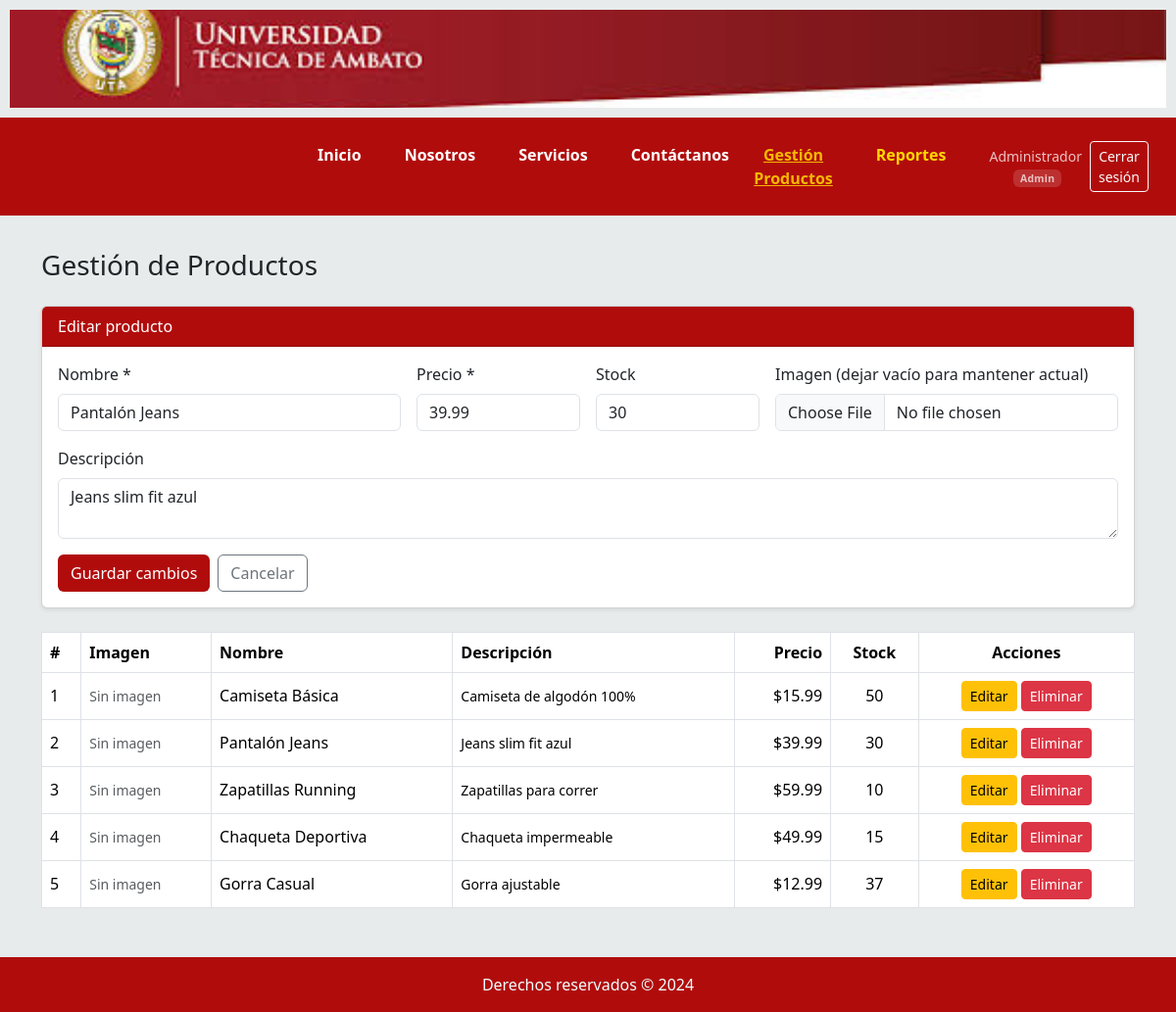
Screenshot of /index.php?option=AdminProductos&edit_id=2 (signed in) with the database file from the repository.
### tables this page shows
CREATE TABLE productos (
    id          INT(11) NOT NULL AUTO_INCREMENT,
    nombre      VARCHAR(150) NOT NULL,
    descripcion TEXT DEFAULT NULL,
    precio      DECIMAL(10,2) NOT NULL,
    stock       INT(11) NOT NULL DEFAULT 0,
    imagen      VARCHAR(255) DEFAULT NULL,
    PRIMARY KEY (id)
);

### controller/controller.php (called while the page is built)
<?php
class controllersEnlaces
{
    public function platilla()
    {
        include "views/template.php";
    }
    public function controladorEnlaces()
    {
        $opcion = isset($_GET["option"]) ? $_GET["option"] : "Inicio";
        $pagina = modeloEnlaces::EnlacesPaginas($opcion);
        include $pagina;
    }
}
?>

### index.php (called while the page is built, shortened)
<?php
require_once "controller/controller.php";
$mvc = new controllersEnlaces();
$mvc->platilla();
?>

### models/producto_model.php (called while the page is built, shortened)
<?php
class ProductoModel
{
    public static function obtenerTodos()
    {
        $con = getConexion();
        $resultado = mysqli_query($con, "SELECT * FROM productos ORDER BY id ASC");
        $productos = [];
        while ($fila = mysqli_fetch_assoc($resultado)) {
            $productos[] = $fila;
        }
        return $productos;
    }
    public static function obtenerPorId($id)
    {
        $con  = getConexion();
        $stmt = mysqli_prepare($con, "SELECT * FROM productos WHERE id = ?");
        mysqli_stmt_bind_param($stmt, "i", $id);
        mysqli_stmt_execute($stmt);
        $resultado = mysqli_stmt_get_result($stmt);
        return mysqli_fetch_assoc($resultado);
    }
}
?>

### views/adminproductos.php (the view, shortened to what this page needs)
<?php
require_once "models/producto_model.php";
$editar  = null;
$edit_id = isset($_GET['edit_id']) ? (int)$_GET['edit_id'] : 0;
if ($edit_id > 0) {
    $editar = ProductoModel::obtenerPorId($edit_id);
}
$productos = ProductoModel::obtenerTodos();
?>
<h3 class="mb-4">Gestión de Productos</h3>
<div class="card mb-4 shadow-sm">
    <div class="card-header text-white" style="background:rgb(177,12,12);">
        <?= $editar ? 'Editar producto' : 'Nuevo producto' ?>
    </div>
    <div class="card-body">
        <form method="post" action="action.php" enctype="multipart/form-data">
            <div class="row g-3">
                <div class="col-md-4">
                    <label class="form-label">Nombre *</label>
                    <input type="text" name="nombre" class="form-control" required
                           value="<?= htmlspecialchars($editar['nombre'] ?? '') ?>">
                </div>
                <div class="col-md-2">
                    <label class="form-label">Precio *</label>
                    <input type="number" name="precio" class="form-control" step="0.01" min="0.01" required
                           value="<?= htmlspecialchars($editar['precio'] ?? '') ?>">
                </div>
                <div class="col-md-2">
                    <label class="form-label">Stock</label>
                    <input type="number" name="stock" class="form-control" min="0"
                           value="<?= htmlspecialchars($editar['stock'] ?? '0') ?>">
                </div>
                <div class="col-md-4">
                    <label class="form-label">
                        Imagen <?= $editar ? '(dejar vacío para mantener actual)' : '' ?>
                    </label>
                    <input type="file" name="imagen" class="form-control" accept="image/*">
                </div>
                <div class="col-12">
                    <label class="form-label">Descripción</label>
                    <textarea name="descripcion" class="form-control" rows="2"><?= htmlspecialchars($editar['descripcion'] ?? '') ?></textarea>
                </div>
                <div class="col-12 d-flex gap-2">
                    <button type="submit" class="btn text-white" style="background:rgb(177,12,12);">
                        <?= $editar ? 'Guardar cambios' : 'Agregar producto' ?>
                    </button>
                    <?php if ($editar): ?>
                        <a href="index.php?option=AdminProductos" class="btn btn-outline-secondary">Cancelar</a>
                    <?php endif; ?>
                </div>
            </div>
        </form>
    </div>
</div>
<div class="table-responsive">
    <table class="table table-bordered table-hover align-middle">
        <thead class="text-white" style="background:rgb(177,12,12);">
            <tr>
                <th>#</th>
                <th>Imagen</th>
                <th>Nombre</th>
                <th>Descripción</th>
                <th class="text-end">Precio</th>
                <th class="text-center">Stock</th>
                <th class="text-center">Acciones</th>
            </tr>
        </thead>
        <tbody>
            <?php if (empty($productos)): ?>
            <tr><td colspan="7" class="text-center text-muted">No hay productos registrados.</td></tr>
            <?php else: ?>
            <?php foreach ($productos as $p): ?>
            <tr>
                <td><?= $p['id'] ?></td>
                <td>
                    <?php if (!empty($p['imagen'])): ?>
                        <img src="image/productos/<?= htmlspecialchars($p['imagen']) ?>"
                             style="height:50px;object-fit:cover;border-radius:4px;"
                             alt="<?= htmlspecialchars($p['nombre']) ?>">
                    <?php else: ?>
                        <span class="text-muted small">Sin imagen</span>
                    <?php endif; ?>
                </td>
                <td><?= htmlspecialchars($p['nombre']) ?></td>
                <td class="small"><?= htmlspecialchars($p['descripcion']) ?></td>
                <td class="text-end">$<?= number_format($p['precio'], 2) ?></td>
                <td class="text-center"><?= (int)$p['stock'] ?></td>
                <td class="text-center">
                    <a href="index.php?option=AdminProductos&edit_id=<?= $p['id'] ?>"
                       class="btn btn-sm btn-warning">Editar</a>
                    <form method="post" action="action.php" class="d-inline"
                          onsubmit="return confirm('¿Eliminar este producto?');">
                        <button type="submit" class="btn btn-sm btn-danger">Eliminar</button>
                    </form>
                </td>
            </tr>
            <?php endforeach; ?>
            <?php endif; ?>
        </tbody>
    </table>
</div>

### css/style.css (style rules this page uses)
body { background: rgb(232, 235, 235); display: flex; flex-direction: column; min-height: 100vh; }

### rows the page displays
productos: nombre "Pantalón Jeans", precio "39.99", stock "30", descripcion "Jeans slim fit azul", id "2", shows "Sin imagen"
productos: id "1", shows "Sin imagen", nombre "Camiseta Básica", descripcion "Camiseta de algodón 100%", precio "15.99", stock "50"
productos: id "3", shows "Sin imagen", nombre "Zapatillas Running", descripcion "Zapatillas para correr", precio "59.99", stock "10"
productos: id "4", shows "Sin imagen", nombre "Chaqueta Deportiva", descripcion "Chaqueta impermeable", precio "49.99", stock "15"
productos: id "5", shows "Sin imagen", nombre "Gorra Casual", descripcion "Gorra ajustable", precio "12.99", stock "37"

### other values shown
$_SESSION['usuario_nombre'] "Administrador"
